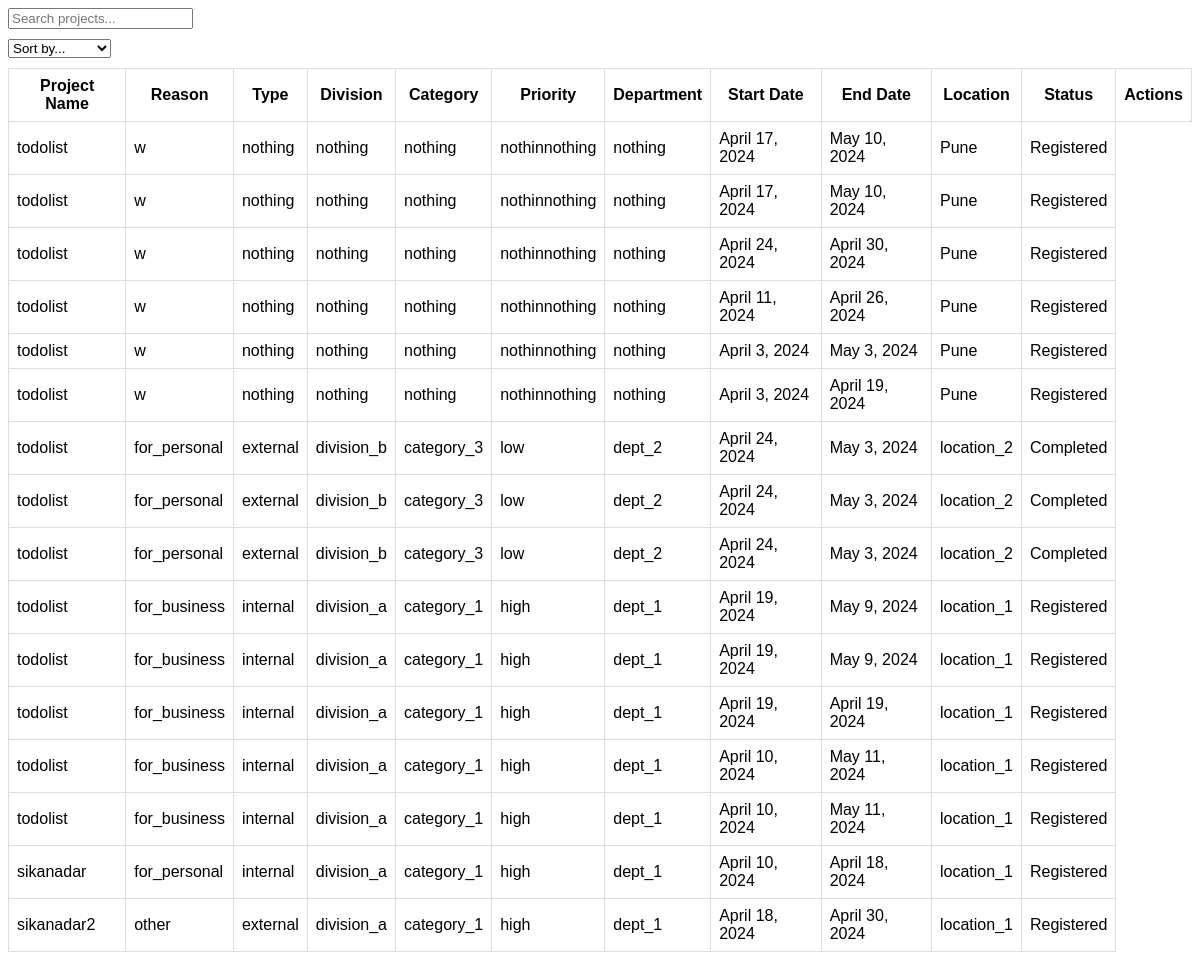
/success/, run on the app's committed database.
### base/models.py (models this page shows)
class Project(models.Model):
    STATUS_CHOICES = (
        ('Registered', 'Registered'),
        ('In Progress', 'In Progress'),
        ('Completed', 'Completed'),
    )
    project_name = models.CharField(max_length=100)
    reason = models.CharField(max_length=255)
    type = models.CharField(max_length=50)
    division = models.CharField(max_length=50)
    category = models.CharField(max_length=50)
    priority = models.CharField(max_length=50)
    department = models.CharField(max_length=50)
    start_date = models.DateField()
    end_date = models.DateField()
    location = models.CharField(max_length=100)
    status = models.CharField(max_length=20, choices=STATUS_CHOICES, default='Registered')

### base/views.py (the view)
# urls.py: path('success/', views.success_view, name='success_view'),
def success_view(request):
    projects = Project.objects.all()
    return render(request, 'success_view.html', {'projects': projects})

### base/templates/success_view.html (shortened to what this page needs)
<!DOCTYPE html>
<html lang="en">
<head>
    {% load static %}
    <link rel="stylesheet" href="{% static "css/new.css" %}">
</head>
<body>
<div class="search-container">
    <input type="text" id="searchBox" placeholder="Search projects...">
</div>
<div class="sort-container">
    <select id="sortDropdown">
        <option value="">Sort by...</option>
    </select>
</div>
<table id="projectTable">
    <thead>
        <tr>
            <th>Project Name</th>
            <th>Reason</th>
            <th>Type</th>
            <th>Division</th>
            <th>Category</th>
            <th>Priority</th>
            <th>Department</th>
            <th>Start Date</th>
            <th>End Date</th>
            <th>Location</th>
            <th>Status</th>
            <th>Actions</th>
        </tr>
    </thead>
    <tbody>
        {% for project in projects %}
        <tr>
            <td>{{ project.project_name }}</td>
            <td>{{ project.reason }}</td>
            <td>{{ project.type }}</td>
            <td>{{ project.division }}</td>
            <td>{{ project.category }}</td>
            <td>{{ project.priority }}</td>
            <td>{{ project.department }}</td>
            <td>{{ project.start_date }}</td>
            <td>{{ project.end_date }}</td>
            <td>{{ project.location }}</td>
            <td>{{ project.status }}</td>
        </tr>
        {% endfor %}
    </tbody>
</table>
</body>
</html>

### base/static/css/new.css (style rules this page uses)
body { font-family: Arial, sans-serif; }
.search-container, .sort-container { margin-bottom: 10px; }
#projectTable { width: 100%; border-collapse: collapse; }
#projectTable th, #projectTable td { border: 1px solid #ddd; padding: 8px; }

### data on the page
Project: project_name "todolist", reason "w", type "nothing", division "nothing", category "nothing", priority "nothinnothing", department "nothing", start_date "April 17, 2024", end_date "May 10, 2024", location "Pune", status "Registered"
Project: project_name "todolist", reason "w", type "nothing", division "nothing", category "nothing", priority "nothinnothing", department "nothing", start_date "April 17, 2024", end_date "May 10, 2024", location "Pune", status "Registered"
Project: project_name "todolist", reason "w", type "nothing", division "nothing", category "nothing", priority "nothinnothing", department "nothing", start_date "April 24, 2024", end_date "April 30, 2024", location "Pune", status "Registered"
Project: project_name "todolist", reason "w", type "nothing", division "nothing", category "nothing", priority "nothinnothing", department "nothing", start_date "April 11, 2024", end_date "April 26, 2024", location "Pune", status "Registered"
Project: project_name "todolist", reason "w", type "nothing", division "nothing", category "nothing", priority "nothinnothing", department "nothing", start_date "April 3, 2024", end_date "May 3, 2024", location "Pune", status "Registered"
Project: project_name "todolist", reason "w", type "nothing", division "nothing", category "nothing", priority "nothinnothing", department "nothing", start_date "April 3, 2024", end_date "April 19, 2024", location "Pune", status "Registered"
Project: project_name "todolist", reason "for_personal", type "external", division "division_b", category "category_3", priority "low", department "dept_2", start_date "April 24, 2024", end_date "May 3, 2024", location "location_2", status "Completed"
Project: project_name "todolist", reason "for_personal", type "external", division "division_b", category "category_3", priority "low", department "dept_2", start_date "April 24, 2024", end_date "May 3, 2024", location "location_2", status "Completed"
Project: project_name "todolist", reason "for_personal", type "external", division "division_b", category "category_3", priority "low", department "dept_2", start_date "April 24, 2024", end_date "May 3, 2024", location "location_2", status "Completed"
Project: project_name "todolist", reason "for_business", type "internal", division "division_a", category "category_1", priority "high", department "dept_1", start_date "April 19, 2024", end_date "May 9, 2024", location "location_1", status "Registered"
Project: project_name "todolist", reason "for_business", type "internal", division "division_a", category "category_1", priority "high", department "dept_1", start_date "April 19, 2024", end_date "May 9, 2024", location "location_1", status "Registered"
Project: project_name "todolist", reason "for_business", type "internal", division "division_a", category "category_1", priority "high", department "dept_1", start_date "April 19, 2024", end_date "April 19, 2024", location "location_1", status "Registered"
Project: project_name "todolist", reason "for_business", type "internal", division "division_a", category "category_1", priority "high", department "dept_1", start_date "April 10, 2024", end_date "May 11, 2024", location "location_1", status "Registered"
Project: project_name "todolist", reason "for_business", type "internal", division "division_a", category "category_1", priority "high", department "dept_1", start_date "April 10, 2024", end_date "May 11, 2024", location "location_1", status "Registered"
Project: project_name "sikanadar", reason "for_personal", type "internal", division "division_a", category "category_1", priority "high", department "dept_1", start_date "April 10, 2024", end_date "April 18, 2024", location "location_1", status "Registered"
Project: project_name "sikanadar2", reason "other", type "external", division "division_a", category "category_1", priority "high", department "dept_1", start_date "April 18, 2024", end_date "April 30, 2024", location "location_1", status "Registered"
